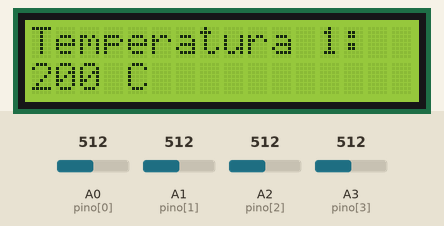
Bench run of a sketch on a simulated Arduino Uno, built with avr-gcc and run on an emulated ATmega328P. Parts: 16×2 character LCD. Inputs (shaded band) come from the test bench; at power-on: A1 (pino[1]) = 512, A0 (pino[0]) = 512, A2 (pino[2]) = 512, A3 (pino[3]) = 512.

Above: at 1.2 s.
1.3 s: A1 (pino[1]) set to 716
At 4.8 s:
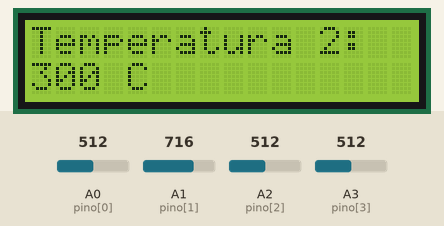
13.3 s: A0 (pino[0]) set to 716
At 16.9 s:
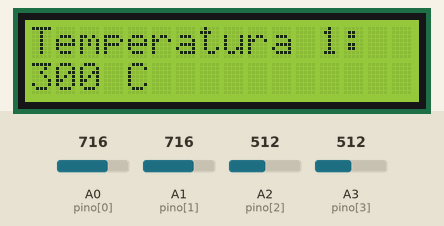
25.3 s: A0 (pino[0]) set to 992
At 33.5 s:
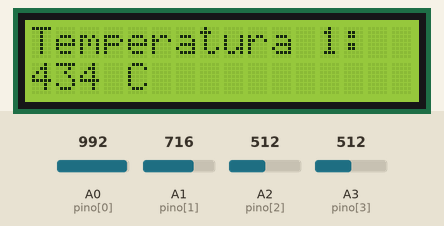
37.6 s: A2 (pino[2]) set to 716
At 41.1 s:
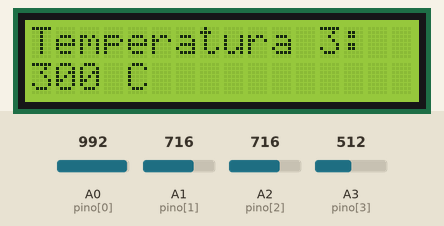
49.6 s: A3 (pino[3]) set to 716
At 60.9 s:
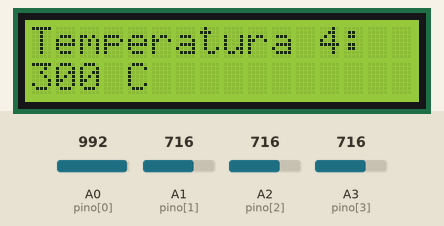
61.6 s: A1 (pino[1]) set to 992
At 68.6 s:
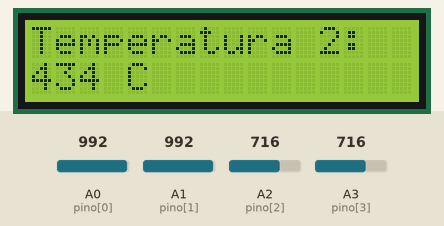
Timing chart, 0 to 70.1 s (numbered marks = the images above; inputs shaded):
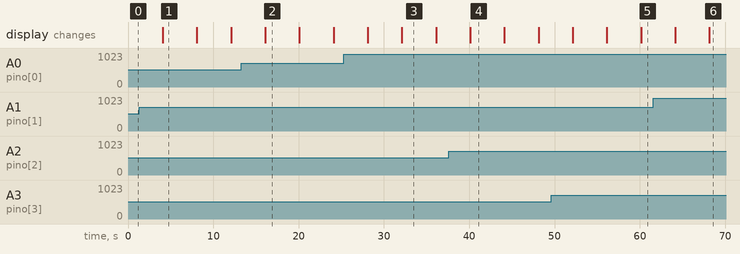

The sketch:

SensorDeTemperaturaComLcd.ino
```cpp
#include <LiquidCrystal.h>

LiquidCrystal LCD(12,11,7,6,5,4);

int pino[] = {A0,A1,A2,A3};


void setup()
{
	LCD.begin(16,2);
}

void loop()
{

  for (int pin = 0; pin < 4;pin++){

	float SensorTempTensao = analogRead(pino[pin]);
	float Tensao = SensorTempTensao*5/1024;

	int TemperaturaC = round((Tensao-0.5)*100);
  	LCD.clear();

    LCD.print("Temperatura ");
    LCD.print(pin+1);
    LCD.print(":");

  	LCD.setCursor(0,1);

	LCD.print(TemperaturaC);
  	LCD.print(" C");

  	delay(4000);
  }
}
```

Measured:
- what the display in image 1 shows lasts 4.0 s, from 4.1 s to 8.1 s
